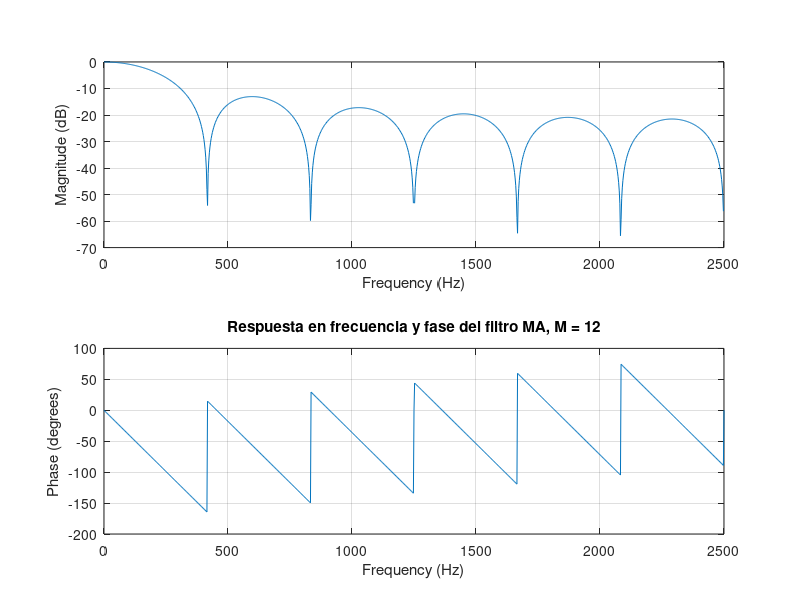
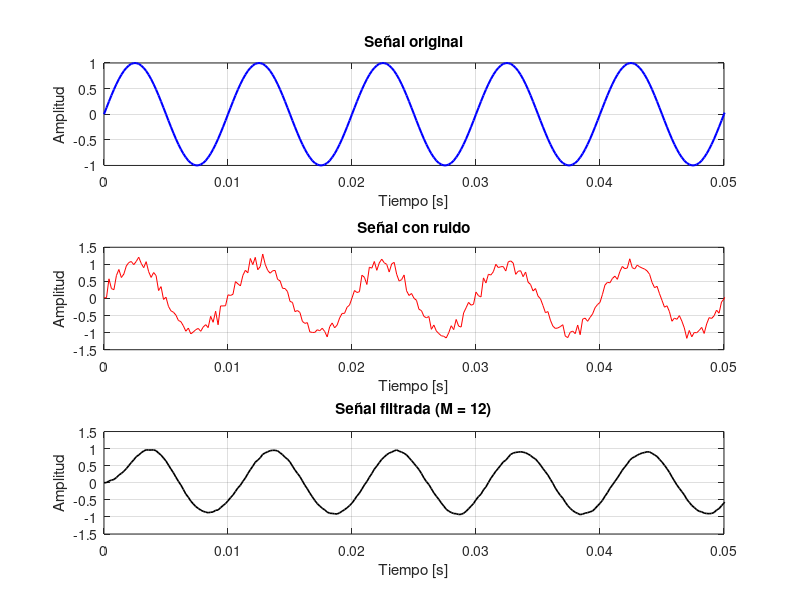
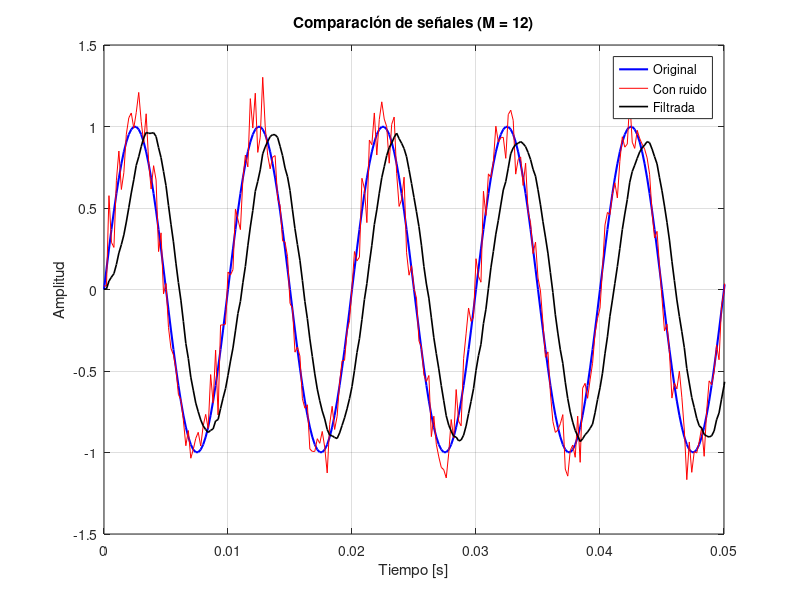

These figures' MATLAB source, in order: (Note: this script raises an error after producing the figures.)
clc;
clear;
close all;

fs = 5000;      
f = 100;       
t = 0:1/fs:1; 
snr = 15;       % SNR en dB

signal = sin(2*pi*f*t);

% Señal con ruido usando awgn de MATLAB
signal_awgn = awgn(signal, snr, 'measured');

fco = 200;
Fco = fco/fs;
Omegaco = Fco*pi/0.5;
M = round(pi/Omegaco)
b = (1/M)*ones(1,M);
a = 1;

senal_filtrada = filter(b,a,signal_awgn);

% Punto e) Respuesta en frecuencia y fase del filtro MA
figure;
freqz(b,a,1024,fs);
title(['Respuesta en frecuencia y fase del filtro MA, M = ', num2str(M)]);

% =========================
% Punto f) Dominio del tiempo
% =========================

figure;
xlim([0 0.2]) 
subplot(3,1,1)
plot(t, signal,'b','LineWidth',1.5);
grid on;
title('Señal original');
xlabel('Tiempo [s]');
ylabel('Amplitud');
xlim([0 0.05]) 
subplot(3,1,2)
plot(t, signal_awgn,'r');
grid on;
title('Señal con ruido');
xlabel('Tiempo [s]');
ylabel('Amplitud');
xlim([0 0.05]) 
subplot(3,1,3)
plot(t, senal_filtrada,'k','LineWidth',1.2);
grid on;
title(['Señal filtrada (M = ', num2str(M), ')']);
xlabel('Tiempo [s]');
ylabel('Amplitud');
xlim([0 0.05]) 
% Comparación en un mismo gráfico 
figure;
plot(t, signal,'b','LineWidth',1.5); hold on;
plot(t, signal_awgn,'r');
plot(t, senal_filtrada,'k','LineWidth',1.2);
grid on;
legend('Original','Con ruido','Filtrada');
title(['Comparación de señales (M = ', num2str(M), ')']);
xlabel('Tiempo [s]');
ylabel('Amplitud');
xlim([0 0.05]) 

% =========================
% Punto g) Comparación en frecuencia
% =========================

[f_orig, mag_orig] = my_dft(signal, fs);
[f_ruido, mag_ruido] = my_dft(signal_awgn, fs);
[f_filt, mag_filt] = my_dft(senal_filtrada, fs);

figure;
plot(f_orig, mag_orig, 'b', 'LineWidth', 1.5); hold on;
plot(f_ruido, mag_ruido, 'r', 'LineWidth', 1);
plot(f_filt, mag_filt, 'k', 'LineWidth', 1.2);
grid on;
legend('Original','Con ruido','Filtrada');
title(['Comparación en frecuencia (M = ', num2str(M), ')']);
xlabel('Frecuencia [Hz]');
ylabel('Magnitud');
xlim([0 fs/10]);


error = rmse(senal_filtrada, signal_awgn)

%% Con Fs = 2000; rmse =     0.4331

%% Con Fs = 5000; rmse =     0.4757

%% Con Fs = 10000; rmse =    0.5116

%Un mayor M, resultado de mayor fs, aumenta la suavidad de la señal, pero a
%la vez introduce un desface y distorción mayor con respecto a la sonoide
%original. Por eso, el error aumenta.
